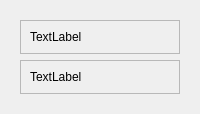
            <widget class="QWidget" name="Page_Cameras">
             <layout class="QVBoxLayout" name="verticalLayout_14">
              <item>
               <widget class="QFrame" name="frame_4">
                <property name="frameShape">
                 <enum>QFrame::NoFrame</enum>
                </property>
                <property name="frameShadow">
                 <enum>QFrame::Raised</enum>
                </property>
                <layout class="QVBoxLayout" name="verticalLayout_13">
                 <item>
                  <widget class="QFrame" name="frame_6">
                   <property name="frameShape">
                    <enum>QFrame::StyledPanel</enum>
                   </property>
                   <property name="frameShadow">
                    <enum>QFrame::Raised</enum>
                   </property>
                   <layout class="QVBoxLayout" name="verticalLayout_18">
                    <item>
                     <widget class="QLabel" name="Label_Camera_gesture">
                      <property name="maximumSize">
                       <size>
                        <width>600</width>
                        <height>400</height>
                       </size>
                      </property>
                      <property name="text">
                       <string>TextLabel</string>
                      </property>
                     </widget>
                    </item>
                   </layout>
                  </widget>
                 </item>
                 <item>
                  <widget class="QFrame" name="frame_8">
                   <property name="frameShape">
                    <enum>QFrame::StyledPanel</enum>
                   </property>
                   <property name="frameShadow">
                    <enum>QFrame::Raised</enum>
                   </property>
                   <layout class="QVBoxLayout" name="verticalLayout_19">
                    <item>
                     <widget class="QLabel" name="Label_Camera_object">
                      <property name="maximumSize">
                       <size>
                        <width>600</width>
                        <height>400</height>
                       </size>
                      </property>
                      <property name="text">
                       <string>TextLabel</string>
                      </property>
                     </widget>
                    </item>
                   </layout>
                  </widget>
                 </item>
                </layout>
               </widget>
              </item>
             </layout>
            </widget>
